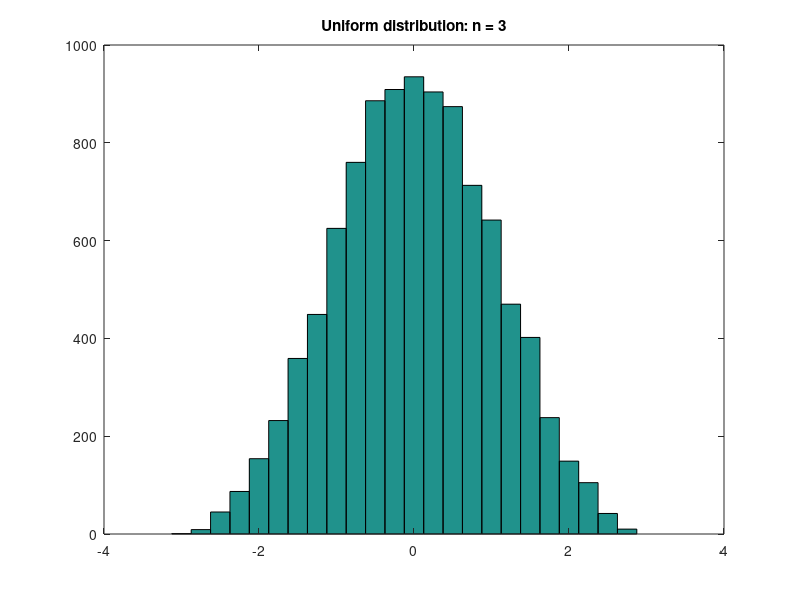

The MATLAB source for this figure:
% Oppgave 2 D
%n_values = [3, 10, 30];
%for i = 1:3
%n = n_values(i);
n = 3;
X = unifrnd(0, 1, n, 10000);
Y = exprnd(1, n, 10000);
Z = binornd(1, 0.5, n, 10000);
meanX = mean(X);
meanY = mean(Y);
meanZ = mean(Z);

mu_uni = 1/2;
sigma_uni = 1/(2*sqrt(3));
mu_exp = 1;
sigma_exp = 1;
mu_ber = 1/2;
sigma_ber = 1/2;
Z1 = sqrt(n)*(meanX - mu_uni) / sigma_uni;
Z2 = sqrt(n)*(meanY - mu_exp) / sigma_exp;
Z3 = sqrt(n)*(meanZ - mu_ber) / sigma_ber;

%subplot(3,1,i);
hist(Z1, -3:0.25:3);
title(['Uniform distribution: n = ', num2str(n)]);
%end
%subplot(3,1,2);
%hist(Z2, -3:0.25:3);
%title('Exponential Distribution')
%subplot(3,1,3);
%hist(Z3, -3:0.25:3);
%title('Bernoulli Distribution')

%Oppgave 2 F
int = [-Inf, -2.5, -2, -1.5, -1, -0.5, 0, 0.5, 1, 1.5, 2, 2.5, Inf]
ant_uni = histc(Z1, int);
%ant_exp = histc(Z2, int);
%ant_ber = histc(Z3, int);

rekv_uni = ant_uni(1:12)/10000
%rekv_exp = ant_exp(1:12)/10000
%rekv_ber = ant_ber(1:12)/10000

%subplot(3,1,1);
%hist(rekv_uni, -3:0.25:3);
%title('Uniform Distribution')
%subplot(3,1,2);
%hist(rekv_exp, -3:0.25:3);
%title('Exponential Distribution')
%subplot(3,1,3);
%hist(rekv_ber, -3:0.25:3);
%title('Bernoulli Distribution')
